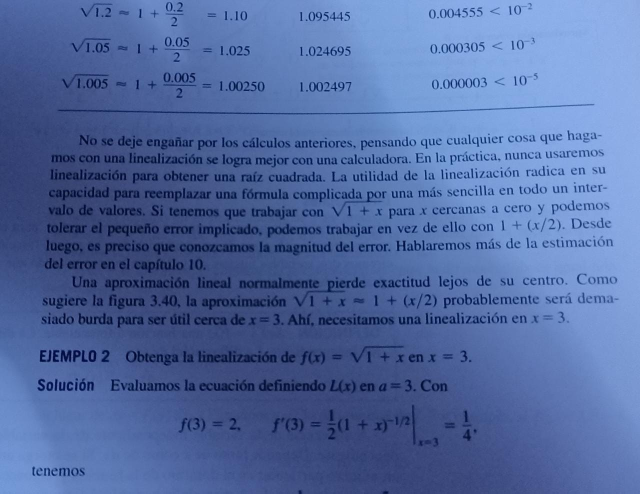
#> input picture text.jpg, 1280 x 987 px (shown at 1/2 size)
$ python Practica_5.py
#> lines starting #> are read from the running program, lines starting #| are printed output that depends on the picture; after the words box and inside, x2 and y2 are one past the last pixel; in counts of white or black regions, pixels touching at a corner belong together
import cv2
import numpy as np

img = cv2.imread('text.jpg')
#> img is the input picture: shape (987, 1280, 3); mean B, G, R 161.6, 106.2, 81.8
rimg = cv2.resize(img,(300,300))
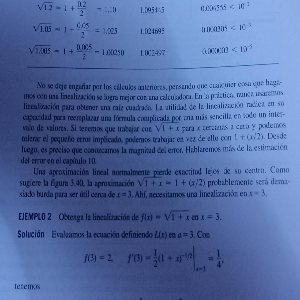
#> rimg: shape (300, 300, 3); mean B, G, R 161.5, 106.1, 81.7
img_g = cv2.cvtColor(rimg,cv2.COLOR_BGR2GRAY)
cv2.imshow('Original',rimg)

ret, thresh1 = cv2.threshold(img_g, 80, 155, cv2.THRESH_BINARY)
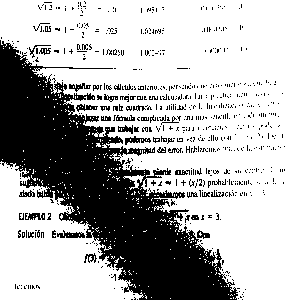
#> thresh1: shape (300, 300); values 0 (black) and 155 (white), 69.9% white; 686 black regions (641 under 20 px), largest, box (x1, y1, x2, y2) and area: (0, 40, 238, 300) 22939, (57, 230, 85, 238) 129, (125, 136, 151, 145) 111
cv2.imshow('Threshold Binary',thresh1)

ret, thresh2 = cv2.threshold(img_g, 70, 155, cv2.THRESH_BINARY_INV)
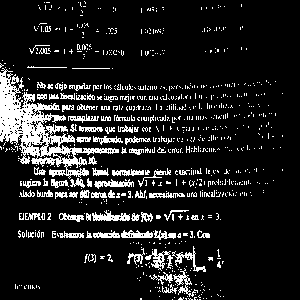
#> thresh2: shape (300, 300); values 0 (black) and 155 (white), 12.9% white in thin lines or dots
cv2.imshow('Threshold Binary Inv',thresh2)

ret, thresh3 = cv2.threshold(img_g, 100, 255, cv2.THRESH_TRUNC)
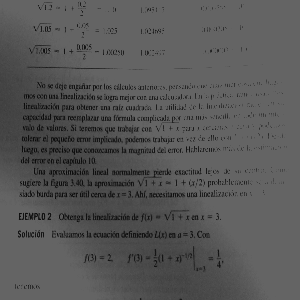
#> thresh3: shape (300, 300); min 9, max 100, mean 87.4
cv2.imshow('Threshold Trunc',thresh3)

ret, thresh4 = cv2.threshold(img_g, 70, 255, cv2.THRESH_TOZERO)
cv2.imshow('Threshold to Zero',thresh4)

ret, thresh5 = cv2.threshold(img_g, 170, 255, cv2.THRESH_TOZERO_INV)
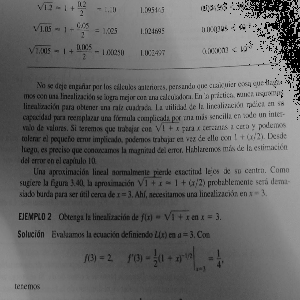
#> thresh5: shape (300, 300); min 0, max 170, mean 101.7
cv2.imshow('Threshold to Zero Inv',thresh5)

mean = cv2.adaptiveThreshold(img_g, 255, cv2.ADAPTIVE_THRESH_MEAN_C, cv2.THRESH_BINARY, 11, 2)
#> mean: shape (300, 300); 80.8% white; black in thin lines or dots
cv2.imshow('Mean',mean)

gauss = cv2.adaptiveThreshold(img_g, 255, cv2.ADAPTIVE_THRESH_GAUSSIAN_C, cv2.THRESH_BINARY, 11, 2)
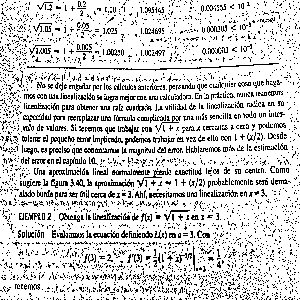
#> gauss: shape (300, 300); 82.5% white; black in thin lines or dots
cv2.imshow('Gauss',gauss)

cv2.waitKey(0)
cv2.destroyAllWindows()

ret, otsu = cv2.threshold(img_g,100,255,cv2.THRESH_BINARY+cv2.THRESH_OTSU)
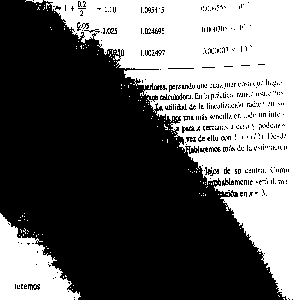
#> otsu: shape (300, 300); 41.1% white; 145 white regions (142 under 20 px), largest, box (x1, y1, x2, y2) and area: (44, 0, 300, 300) 32898, (0, 213, 81, 300) 3783, (25, 0, 43, 3) 33
#> ret = 110
cv2.imshow('Otsu',otsu)

cv2.waitKey(0)
cv2.destroyAllWindows()
